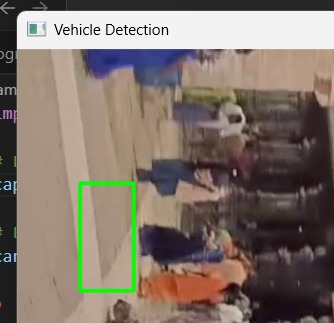
#> input picture LabExperiments/39 PROGRAM.jpeg, 334 x 323 px, given in place of K.G.F-Chapter-2-1.jpg, which was not available
$ jupyter execute Activity_2.ipynb
#> lines starting #> are read from the running program, lines starting #| are printed output that depends on the picture; after the words box and inside, x2 and y2 are one past the last pixel; in counts of white or black regions, pixels touching at a corner belong together; pictures that were not available may be replaced by others from this repository, and a replacement may not be noted
[cell 1]
from google.colab import files
uploaded = files.upload()
#> the answer given: 39 PROGRAM.jpeg

[cell 2]
import cv2
import numpy as np
import matplotlib.pyplot as plt

# === Load Image ===
# If using uploaded file, replace with your file name
image_path = "K.G.F-Chapter-2-1.jpg"

image = cv2.imread(image_path)
#> image is the input picture: shape (323, 334, 3); mean B, G, R 107, 116.5, 129.2

# Convert BGR to RGB (for display)
image_rgb = cv2.cvtColor(image, cv2.COLOR_BGR2RGB)

# === Convert to Grayscale ===
gray = cv2.cvtColor(image, cv2.COLOR_BGR2GRAY)
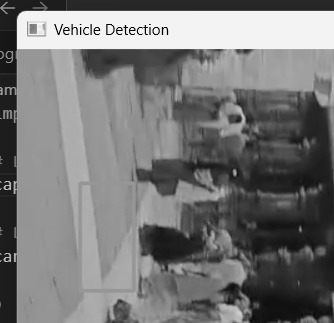
#> gray: shape (323, 334); min 0, max 255, mean 119.2

# === Apply Gaussian Blur ===
blur = cv2.GaussianBlur(gray, (5, 5), 0)
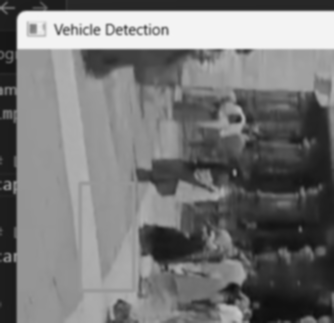
#> blur: shape (323, 334); min 15, max 244, mean 119.2

# === Canny Edge Detection ===
edges = cv2.Canny(blur, 50, 150)
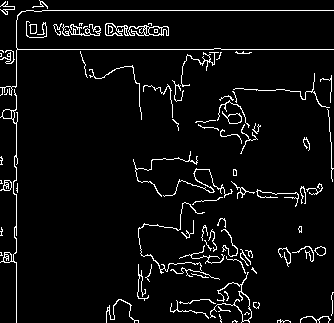
#> edges: shape (323, 334); 5.2% white in thin lines or dots

# === Find Contours ===
contours, hierarchy = cv2.findContours(edges, cv2.RETR_EXTERNAL, cv2.CHAIN_APPROX_SIMPLE)
#> contours = 85 contours, 69 with area under 20; largest, box (x1, y1, x2, y2) and area: (105, 23, 169, 36) 464, (0, 89, 18, 323) 196, (222, 111, 242, 124) 118, (0, 180, 12, 191) 72, (314, 246, 326, 256) 70

# === Draw Contours ===
contour_image = image_rgb.copy()
cv2.drawContours(contour_image, contours, -1, (0, 255, 0), 2)
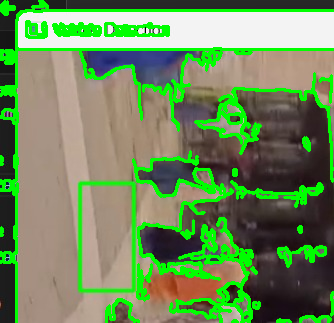
#> contour_image: shape (323, 334, 3); mean R, G, B 110.8, 139.2, 91.3

# === Display Results ===
plt.figure(figsize=(18,6))

plt.subplot(1,3,1)
plt.title("Original Image")
plt.imshow(image_rgb)
plt.axis("off")

plt.subplot(1,3,2)
plt.title("Canny Edges")
plt.imshow(edges, cmap="gray")
plt.axis("off")

plt.subplot(1,3,3)
plt.title("Contour Outline Detection")
plt.imshow(contour_image)
plt.axis("off")

plt.show()
